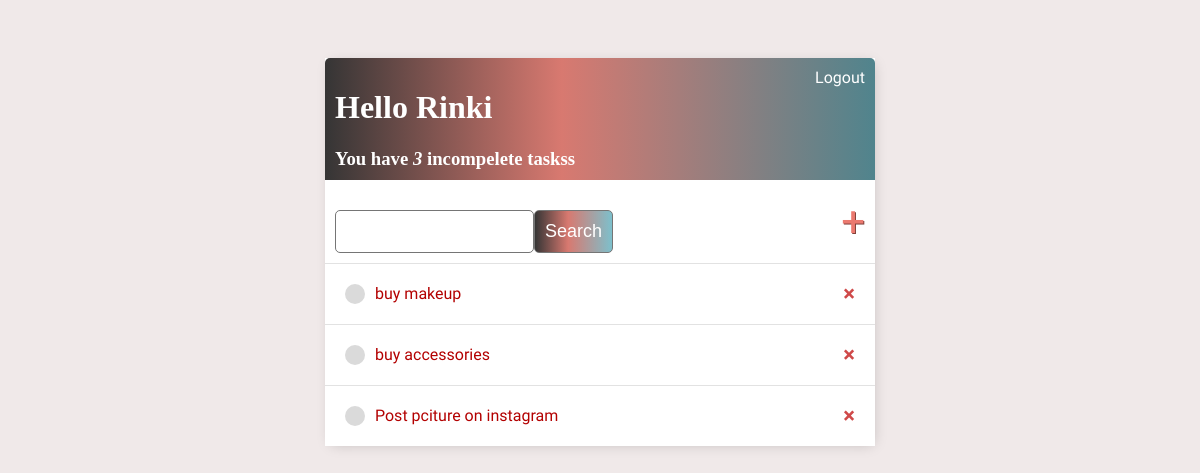
/ (signed in), run on an earlier commit of the app's database.
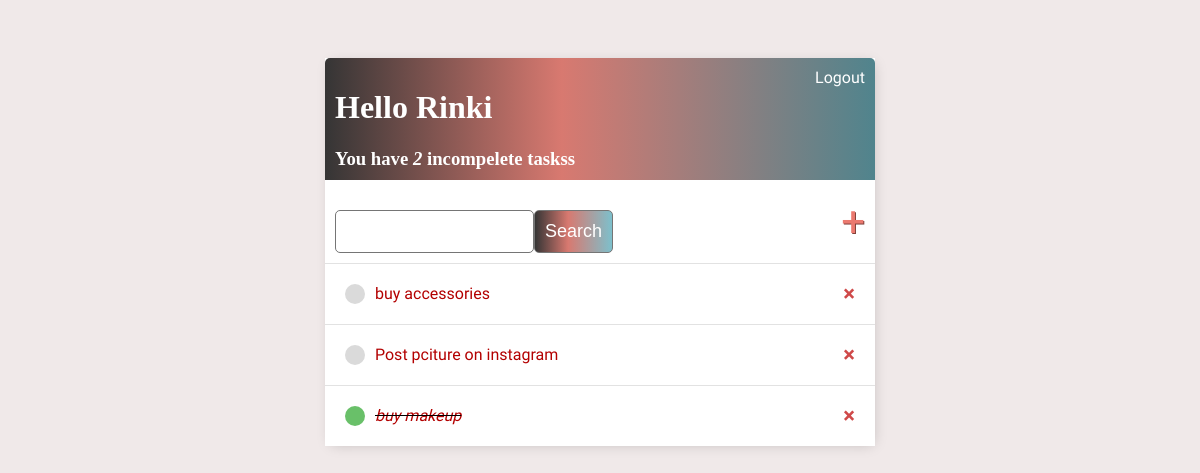
And on a later commit of the database.
### base/models.py (models this page shows)
class Task(models.Model):
    user = models.ForeignKey(User, on_delete = models.CASCADE, null = True, blank = True)
    title =models.CharField(max_length= 200)
    description = models.TextField(null = True, blank = True)
    complete =models.BooleanField(default=False)
    create = models.DateTimeField(auto_now_add=True)
    def __str__(self):
        return self.title
    class Meta:
        ordering = ['complete']

### base/views.py (the view)
# urls.py: path('', TaskList.as_view() , name = 'tasks'),
class TaskList(LoginRequiredMixin,ListView):
    model = Task
    context_object_name = 'tasks'
    def get_context_data(self, **kwargs):
        context = super().get_context_data(**kwargs)
        context ['tasks'] = context ['tasks'].filter(user=self.request.user)
        context ['count'] = context ['tasks'].filter(complete = False).count()
        search_input = self.request.GET.get('search-area') or ''
        if search_input:
            context['tasks'] = context['tasks'].filter(
                title__startswith = search_input)
        context ['search_input'] = search_input
        return context

### base/templates/base/task_list.html
{% extends 'base/main.html'%}
{% block content %}
<div class="header-bar">
    <div>
        <h1>Hello {{request.user|title}}</h1>
        <h3 style="margin:0">You have <i>{{count}}</i> incompelete tasks{{count|pluralize:"s"}} </h3>
    </div>
    {% if request.user.is_authenticated%}
    <a href="{% url 'logout' %}">Logout</a>
    {% else %}
    <a href="{% url 'login' %}">Login</a>
    {% endif%}
</div>
<div id="search-add-wrapper">
    <form method ="GET" style="margin-top :20px ; display:flex">
        <input type='text' name = 'search-area' value = {{search_input}} >
        <input class="button" type='submit' value = 'Search'>
    </form>
    <a id="add-link" href="{% url 'task-create' %}">&#x2b;</a>
</div>
<div class='task-items-wrapper'>
    {% for task in tasks %}
    <div class='task-wrapper'>
        {% if task.complete%}
        <div class='task-title'>
            <div class='task-complete-icon'></div>
            <i><s><a href="{% url 'task-update' task.id %}">{{task}}</a></s></i>
        </div>
        <a class='delete-link' href="{% url 'task-delete' task.id %}">&#215;</a>
        {% else %}
        <div class='task-title'>
            <div class='task-incomplete-icon'></div>
            <a href="{% url 'task-update' task.id %}">{{task}}</a>
        </div>
        <a class='delete-link' href="{% url 'task-delete' task.id %}">&#215;</a>
        {% endif %}
    </div>
    {% empty %}
    <h3>No items in the list</h3>
    {% endfor %}
</div>
{% endblock content %}

What changed in the data, as far as the page shows it:
changed Task "buy makeup": complete False → True (drawn); moves down the list
Also different on the page:
{{ count }}: "3" → "2"
